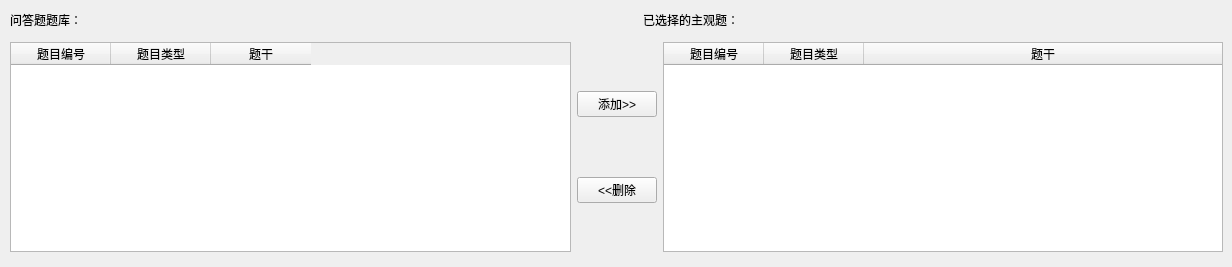
           <widget class="QWidget" name="tab_2">
            <attribute name="title">
             <string>问答题</string>
            </attribute>
            <widget class="QWidget" name="layoutWidget">
             <property name="geometry">
              <rect>
               <x>10</x>
               <y>10</y>
               <width>1213</width>
               <height>248</height>
              </rect>
             </property>
             <layout class="QVBoxLayout" name="verticalLayout_3">
              <item>
               <layout class="QHBoxLayout" name="horizontalLayout_12">
                <item>
                 <widget class="QLabel" name="label_Sub">
                  <property name="text">
                   <string>问答题题库：</string>
                  </property>
                 </widget>
                </item>
                <item>
                 <spacer name="horizontalSpacer">
                  <property name="orientation">
                   <enum>Qt::Horizontal</enum>
                  </property>
                  <property name="sizeHint" stdset="0">
                   <size>
                    <width>555</width>
                    <height>17</height>
                   </size>
                  </property>
                 </spacer>
                </item>
                <item>
                 <widget class="QLabel" name="label">
                  <property name="text">
                   <string>已选择的主观题：</string>
                  </property>
                 </widget>
                </item>
                <item>
                 <spacer name="horizontalSpacer_7">
                  <property name="orientation">
                   <enum>Qt::Horizontal</enum>
                  </property>
                  <property name="sizeHint" stdset="0">
                   <size>
                    <width>40</width>
                    <height>20</height>
                   </size>
                  </property>
                 </spacer>
                </item>
               </layout>
              </item>
              <item>
               <layout class="QHBoxLayout" name="horizontalLayout_9">
                <item>
                 <widget class="QTableWidget" name="tableWidget_All_Sub">
                  <property name="minimumSize">
                   <size>
                    <width>560</width>
                    <height>210</height>
                   </size>
                  </property>
                  <property name="maximumSize">
                   <size>
                    <width>16777215</width>
                    <height>210</height>
                   </size>
                  </property>
                  <property name="font">
                   <font>
                    <family>宋体</family>
                    <pointsize>9</pointsize>
                   </font>
                  </property>
                  <property name="toolTip">
                   <string>储存主观题的题库</string>
                  </property>
                  <property name="editTriggers">
                   <set>QAbstractItemView::NoEditTriggers</set>
                  </property>
                  <property name="sortingEnabled">
                   <bool>true</bool>
                  </property>
                  <column>
                   <property name="text">
                    <string>题目编号</string>
                   </property>
                   <property name="font">
                    <font>
                     <family>宋体</family>
                    </font>
                   </property>
                  </column>
                  <column>
                   <property name="text">
                    <string>题目类型</string>
                   </property>
                  </column>
                  <column>
                   <property name="text">
                    <string>题干</string>
                   </property>
                   <property name="font">
                    <font>
                     <family>宋体</family>
                    </font>
                   </property>
                  </column>
                 </widget>
                </item>
                <item>
                 <layout class="QVBoxLayout" name="verticalLayout_4">
                  <item>
                   <spacer name="verticalSpacer_9">
                    <property name="orientation">
                     <enum>Qt::Vertical</enum>
                    </property>
                    <property name="sizeHint" stdset="0">
                     <size>
                      <width>20</width>
                      <height>40</height>
                     </size>
                    </property>
                   </spacer>
                  </item>
                  <item>
                   <widget class="QPushButton" name="pushButton_Add_Sub">
                    <property name="text">
                     <string>添加&gt;&gt;</string>
                    </property>
                   </widget>
                  </item>
                  <item>
                   <spacer name="verticalSpacer_10">
                    <property name="orientation">
                     <enum>Qt::Vertical</enum>
                    </property>
                    <property name="sizeHint" stdset="0">
                     <size>
                      <width>20</width>
                      <height>40</height>
                     </size>
                    </property>
                   </spacer>
                  </item>
                  <item>
                   <widget class="QPushButton" name="pushButton_Delete_Sub">
                    <property name="text">
                     <string>&lt;&lt;删除</string>
                    </property>
                   </widget>
                  </item>
                  <item>
                   <spacer name="verticalSpacer_11">
                    <property name="orientation">
                     <enum>Qt::Vertical</enum>
                    </property>
                    <property name="sizeHint" stdset="0">
                     <size>
                      <width>20</width>
                      <height>38</height>
                     </size>
                    </property>
                   </spacer>
                  </item>
                 </layout>
                </item>
                <item>
                 <widget class="QTableWidget" name="tableWidget_Select_Sub">
                  <property name="minimumSize">
                   <size>
                    <width>560</width>
                    <height>210</height>
                   </size>
                  </property>
                  <property name="maximumSize">
                   <size>
                    <width>16777215</width>
                    <height>210</height>
                   </size>
                  </property>
                  <property name="font">
                   <font>
                    <family>宋体</family>
                    <pointsize>9</pointsize>
                   </font>
                  </property>
                  <property name="toolTip">
                   <string>从题库中选出将放入试卷的主观题</string>
                  </property>
                  <property name="editTriggers">
                   <set>QAbstractItemView::NoEditTriggers</set>
                  </property>
                  <property name="sortingEnabled">
                   <bool>true</bool>
                  </property>
                  <attribute name="horizontalHeaderStretchLastSection">
                   <bool>true</bool>
                  </attribute>
                  <column>
                   <property name="text">
                    <string>题目编号</string>
                   </property>
                   <property name="font">
                    <font>
                     <family>宋体</family>
                    </font>
                   </property>
                  </column>
                  <column>
                   <property name="text">
                    <string>题目类型</string>
                   </property>
                  </column>
                  <column>
                   <property name="text">
                    <string>题干</string>
                   </property>
                   <property name="font">
                    <font>
                     <family>宋体</family>
                    </font>
                   </property>
                  </column>
                 </widget>
                </item>
               </layout>
              </item>
             </layout>
            </widget>
           </widget>
